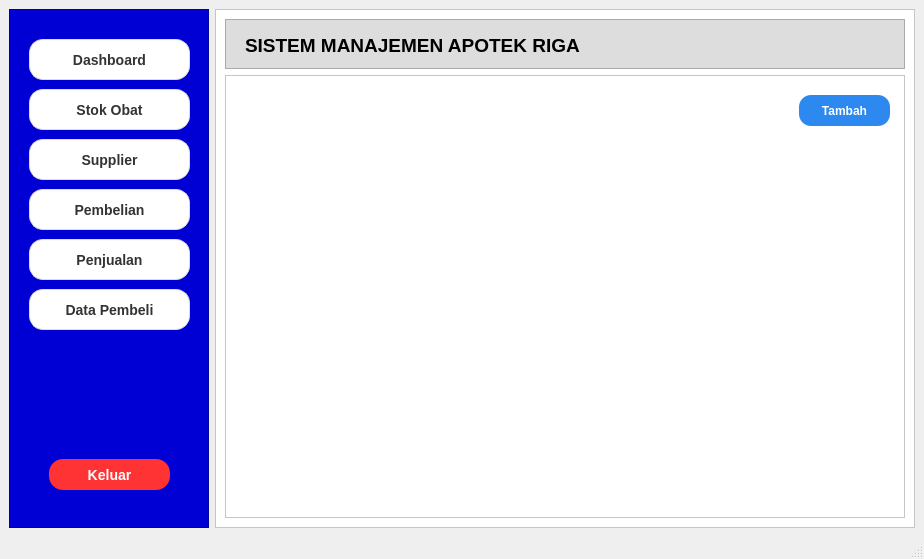
<?xml version="1.0" encoding="UTF-8"?>
<ui version="4.0">
 <class>MainWindow</class>
 <widget class="QMainWindow" name="MainWindow">
  <property name="geometry">
   <rect>
    <x>0</x>
    <y>0</y>
    <width>924</width>
    <height>559</height>
   </rect>
  </property>
  <property name="windowTitle">
   <string>MainWindow</string>
  </property>
  <widget class="QWidget" name="centralwidget">
   <layout class="QHBoxLayout" name="horizontalLayout">
    <item>
     <widget class="QFrame" name="frame">
      <property name="minimumSize">
       <size>
        <width>200</width>
        <height>200</height>
       </size>
      </property>
      <property name="styleSheet">
       <string notr="true">QFrame{
background-color:#0000d4
}</string>
      </property>
      <property name="frameShape">
       <enum>QFrame::StyledPanel</enum>
      </property>
      <property name="frameShadow">
       <enum>QFrame::Plain</enum>
      </property>
      <widget class="QPushButton" name="pushButton">
       <property name="geometry">
        <rect>
         <x>20</x>
         <y>30</y>
         <width>161</width>
         <height>41</height>
        </rect>
       </property>
       <property name="font">
        <font>
         <pointsize>-1</pointsize>
         <weight>75</weight>
         <bold>true</bold>
        </font>
       </property>
       <property name="styleSheet">
        <string notr="true">QPushButton {
    background-color: #ffffff;
    color: #333333;
    font-size: 14px;
    padding: 10px 18px;
    border-radius: 14px;
    border: 1px solid #dcdcdc;

    /* Shadow halus */
    box-shadow: 0px 2px 6px rgba(0, 0, 0, 40);
}

QPushButton:hover {
    background-color: #f9f9f9;
    border: 1px solid #c8c8c8;
}

QPushButton:pressed {
    background-color: #f0f0f0;
    box-shadow: none;  /* shadow hilang saat ditekan */
    border: 1px solid #bababa;
}
</string>
       </property>
       <property name="text">
        <string>Dashboard</string>
       </property>
       <property name="icon">
        <iconset>
         <normaloff>../../Downloads/dashboard.png</normaloff>../../Downloads/dashboard.png</iconset>
       </property>
      </widget>
      <widget class="QPushButton" name="pushButton_8">
       <property name="geometry">
        <rect>
         <x>20</x>
         <y>80</y>
         <width>161</width>
         <height>41</height>
        </rect>
       </property>
       <property name="font">
        <font>
         <pointsize>-1</pointsize>
         <weight>75</weight>
         <bold>true</bold>
        </font>
       </property>
       <property name="styleSheet">
        <string notr="true">QPushButton {
    background-color: #ffffff;
    color: #333333;
    font-size: 14px;
    padding: 10px 18px;
    border-radius: 14px;
    border: 1px solid #dcdcdc;

    /* Shadow halus */
    box-shadow: 0px 2px 6px rgba(0, 0, 0, 40);
}

QPushButton:hover {
    background-color: #f9f9f9;
    border: 1px solid #c8c8c8;
}

QPushButton:pressed {
    background-color: #f0f0f0;
    box-shadow: none;  /* shadow hilang saat ditekan */
    border: 1px solid #bababa;
}
</string>
       </property>
       <property name="text">
        <string>Stok Obat</string>
       </property>
       <property name="icon">
        <iconset>
         <normaloff>../../Downloads/medicine.png</normaloff>../../Downloads/medicine.png</iconset>
       </property>
      </widget>
      <widget class="QPushButton" name="pushButton_2">
       <property name="geometry">
        <rect>
         <x>20</x>
         <y>130</y>
         <width>161</width>
         <height>41</height>
        </rect>
       </property>
       <property name="font">
        <font>
         <pointsize>-1</pointsize>
         <weight>75</weight>
         <bold>true</bold>
        </font>
       </property>
       <property name="styleSheet">
        <string notr="true">QPushButton {
    background-color: #ffffff;
    color: #333333;
    font-size: 14px;
    padding: 10px 18px;
    border-radius: 14px;
    border: 1px solid #dcdcdc;

    /* Shadow halus */
    box-shadow: 0px 2px 6px rgba(0, 0, 0, 40);
}

QPushButton:hover {
    background-color: #f9f9f9;
    border: 1px solid #c8c8c8;
}

QPushButton:pressed {
    background-color: #f0f0f0;
    box-shadow: none;  /* shadow hilang saat ditekan */
    border: 1px solid #bababa;
}
</string>
       </property>
       <property name="text">
        <string>Supplier</string>
       </property>
       <property name="icon">
        <iconset>
         <normaloff>../../Downloads/supplier.png</normaloff>../../Downloads/supplier.png</iconset>
       </property>
      </widget>
      <widget class="QPushButton" name="pushButton_3">
       <property name="geometry">
        <rect>
         <x>20</x>
         <y>180</y>
         <width>161</width>
         <height>41</height>
        </rect>
       </property>
       <property name="font">
        <font>
         <pointsize>-1</pointsize>
         <weight>75</weight>
         <bold>true</bold>
        </font>
       </property>
       <property name="styleSheet">
        <string notr="true">QPushButton {
    background-color: #ffffff;
    color: #333333;
    font-size: 14px;
    padding: 10px 18px;
    border-radius: 14px;
    border: 1px solid #dcdcdc;

    /* Shadow halus */
    box-shadow: 0px 2px 6px rgba(0, 0, 0, 40);
}

QPushButton:hover {
    background-color: #f9f9f9;
    border: 1px solid #c8c8c8;
}

QPushButton:pressed {
    background-color: #f0f0f0;
    box-shadow: none;  /* shadow hilang saat ditekan */
    border: 1px solid #bababa;
}
</string>
       </property>
       <property name="text">
        <string>Pembelian</string>
       </property>
       <property name="icon">
        <iconset>
         <normaloff>../../Downloads/grocery-store.png</normaloff>../../Downloads/grocery-store.png</iconset>
       </property>
      </widget>
      <widget class="QPushButton" name="pushButton_5">
       <property name="geometry">
        <rect>
         <x>20</x>
         <y>230</y>
         <width>161</width>
         <height>41</height>
        </rect>
       </property>
       <property name="font">
        <font>
         <pointsize>-1</pointsize>
         <weight>75</weight>
         <bold>true</bold>
        </font>
       </property>
       <property name="styleSheet">
        <string notr="true">QPushButton {
    background-color: #ffffff;
    color: #333333;
    font-size: 14px;
    padding: 10px 18px;
    border-radius: 14px;
    border: 1px solid #dcdcdc;

    /* Shadow halus */
    box-shadow: 0px 2px 6px rgba(0, 0, 0, 40);
}

QPushButton:hover {
    background-color: #f9f9f9;
    border: 1px solid #c8c8c8;
}

QPushButton:pressed {
    background-color: #f0f0f0;
    box-shadow: none;  /* shadow hilang saat ditekan */
    border: 1px solid #bababa;
}
</string>
       </property>
       <property name="text">
        <string>Penjualan</string>
       </property>
       <property name="icon">
        <iconset>
         <normaloff>../../Downloads/sales.png</normaloff>../../Downloads/sales.png</iconset>
       </property>
      </widget>
      <widget class="QPushButton" name="pushButton_4">
       <property name="geometry">
        <rect>
         <x>20</x>
         <y>280</y>
         <width>161</width>
         <height>41</height>
        </rect>
       </property>
       <property name="font">
        <font>
         <pointsize>-1</pointsize>
         <weight>75</weight>
         <bold>true</bold>
        </font>
       </property>
       <property name="styleSheet">
        <string notr="true">QPushButton {
    background-color: #ffffff;
    color: #333333;
    font-size: 14px;
    padding: 10px 18px;
    border-radius: 14px;
    border: 1px solid #dcdcdc;

    /* Shadow halus */
    box-shadow: 0px 2px 6px rgba(0, 0, 0, 40);
}

QPushButton:hover {
    background-color: #f9f9f9;
    border: 1px solid #c8c8c8;
}

QPushButton:pressed {
    background-color: #f0f0f0;
    box-shadow: none;  /* shadow hilang saat ditekan */
    border: 1px solid #bababa;
}
</string>
       </property>
       <property name="text">
        <string>Data Pembeli</string>
       </property>
       <property name="icon">
        <iconset>
         <normaloff>../../Downloads/exploratory-analysis.png</normaloff>../../Downloads/exploratory-analysis.png</iconset>
       </property>
      </widget>
      <widget class="QPushButton" name="pushButton_6">
       <property name="geometry">
        <rect>
         <x>40</x>
         <y>450</y>
         <width>121</width>
         <height>31</height>
        </rect>
       </property>
       <property name="font">
        <font>
         <pointsize>-1</pointsize>
         <weight>75</weight>
         <bold>true</bold>
        </font>
       </property>
       <property name="styleSheet">
        <string notr="true">QPushButton {
    background-color: #ff3333;
    color: white;
    font-size: 14px;
    padding: 10px 18px;
    border-radius: 14px;
    border: none;

    /* Glow merah */
    box-shadow: 0 0 10px rgba(255, 50, 50, 180);
}

QPushButton:hover {
    background-color: #e62828;
    box-shadow: 0 0 14px rgba(255, 50, 50, 220);
}

QPushButton:pressed {
    background-color: #c71f1f;
    box-shadow: none;
}
</string>
       </property>
       <property name="text">
        <string>Keluar</string>
       </property>
      </widget>
     </widget>
    </item>
    <item>
     <widget class="QFrame" name="frame_2">
      <property name="minimumSize">
       <size>
        <width>700</width>
        <height>500</height>
       </size>
      </property>
      <property name="styleSheet">
       <string notr="true">QFrame{
background-color:#ffffff
}</string>
      </property>
      <property name="frameShape">
       <enum>QFrame::StyledPanel</enum>
      </property>
      <property name="frameShadow">
       <enum>QFrame::Raised</enum>
      </property>
      <layout class="QVBoxLayout" name="verticalLayout">
       <item>
        <widget class="QFrame" name="frame_3">
         <property name="minimumSize">
          <size>
           <width>0</width>
           <height>50</height>
          </size>
         </property>
         <property name="maximumSize">
          <size>
           <width>16777215</width>
           <height>50</height>
          </size>
         </property>
         <property name="styleSheet">
          <string notr="true">QFrame{
background-color:#dddddd}</string>
         </property>
         <property name="frameShape">
          <enum>QFrame::StyledPanel</enum>
         </property>
         <property name="frameShadow">
          <enum>QFrame::Plain</enum>
         </property>
         <widget class="QLabel" name="label">
          <property name="geometry">
           <rect>
            <x>20</x>
            <y>16</y>
            <width>381</width>
            <height>20</height>
           </rect>
          </property>
          <property name="font">
           <font>
            <pointsize>14</pointsize>
            <weight>75</weight>
            <bold>true</bold>
           </font>
          </property>
          <property name="text">
           <string>SISTEM MANAJEMEN APOTEK RIGA</string>
          </property>
         </widget>
        </widget>
       </item>
       <item>
        <widget class="QFrame" name="frame_4">
         <property name="frameShape">
          <enum>QFrame::StyledPanel</enum>
         </property>
         <property name="frameShadow">
          <enum>QFrame::Plain</enum>
         </property>
         <widget class="QPushButton" name="pushButton_7">
          <property name="geometry">
           <rect>
            <x>574</x>
            <y>20</y>
            <width>91</width>
            <height>31</height>
           </rect>
          </property>
          <property name="font">
           <font>
            <pointsize>9</pointsize>
            <weight>75</weight>
            <bold>true</bold>
           </font>
          </property>
          <property name="styleSheet">
           <string notr="true">QPushButton {
    background-color: #2d89ef;
    color: white;
    padding: 8px 12px;
    border: none;
    border-radius: 12px;
}

QPushButton:hover {
    background-color: #1e5fbf;
}
</string>
          </property>
          <property name="text">
           <string>Tambah</string>
          </property>
          <property name="icon">
           <iconset>
            <normaloff>../../Downloads/plus.png</normaloff>../../Downloads/plus.png</iconset>
          </property>
         </widget>
        </widget>
       </item>
      </layout>
     </widget>
    </item>
   </layout>
  </widget>
  <widget class="QMenuBar" name="menubar">
   <property name="geometry">
    <rect>
     <x>0</x>
     <y>0</y>
     <width>924</width>
     <height>21</height>
    </rect>
   </property>
  </widget>
  <widget class="QStatusBar" name="statusbar"/>
 </widget>
 <resources/>
 <connections/>
</ui>
